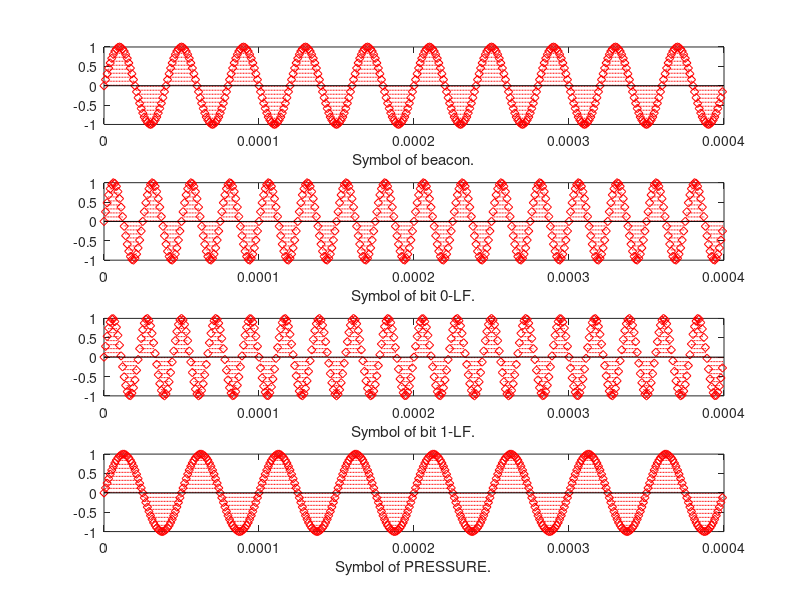
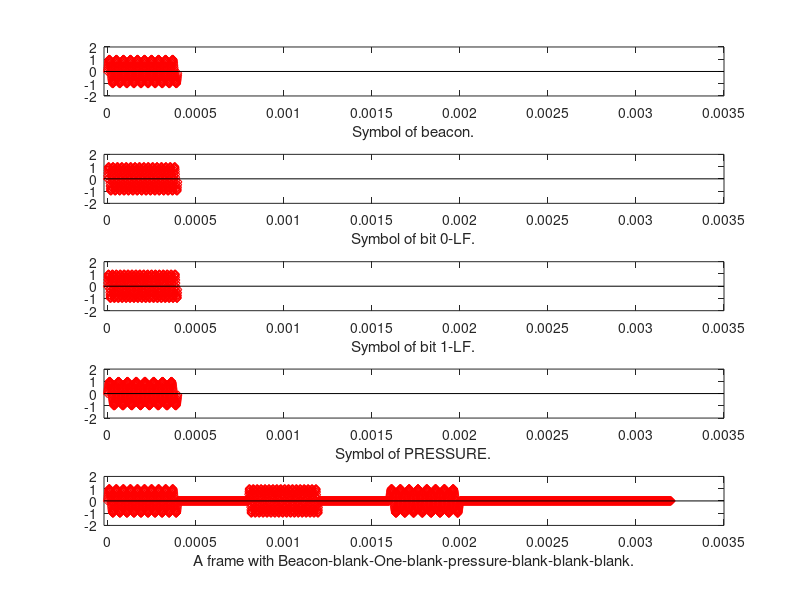

Source code (MATLAB) for these figures, in order:
%mducng/SoC/D2/G2touch
clc;
clear;
close all;
%%%%%%%%%%%%%%%%%%%%%%%%%%%%%%%%%%%%%%%%%%%%%%%%%%%%%%%%%%%%%%%%%%%%%%%%%%%
fB                  =  25000;             % Beacon LF frequency
f0                  =  40000;             % 0-Tip Digital LF 
f1                  =  45000;             % 1-Tip Digital LF 
fP                  =  20000;             % pressure LF 
Fs                  =  1000000;           % Sampling freq  
sps                 =  400;               % # samples per symbol
ns                  =  0:(sps-1);         % Samples vectors
%%%%%%%%%%%%%%%%%%%%%%%%%%%%%%%%%%%%%%%%%%%%%%%%%%%%%%%%%%%%%%%%%%%%%%%%%%%
SymbolZero          =    sin(2*pi*ns*f0/Fs);
SymbolOne           =    sin(2*pi*ns*f1/Fs);
SymbolBeacon        =    sin(2*pi*ns*fB/Fs);
SymbolPressure      =    sin(2*pi*ns*fP/Fs);
SymbolBlank         =  0*SymbolZero;
%%%%%%%%%%%%%%%%%%%%%%%%%%%%%%%%%%%%%%%%%%%%%%%%%%%%%%%%%%%%%%%%%%%%%%%%%%%
receivedSignal      = [ SymbolBeacon,...
                        SymbolBlank,...
                        SymbolOne,...
                        SymbolBlank,...
                        SymbolPressure,...
                        SymbolBlank,...
                        SymbolBlank,...
                        SymbolBlank];
tS                  = (0:length(SymbolZero)-1)*1/Fs;     %t symbol
tR                  = (0:length(receivedSignal)-1)*1/Fs; %t received frame
%%%%%%%%%%%%%%%%%%%%%%%%%%%%%%%%%%%%%%%%%%%%%%%%%%%%%%%%%%%%%%%%%%%%%%%%%%%
figure(1)
subplot(4,1,1);
stem(tS,SymbolBeacon,':diamondr')
xlabel("Symbol of beacon.");
%axis([-20*1/Fs 3500*1/Fs -2 2]);
%%%%%%%%%%%%%%%
subplot(4,1,2);
stem(tS,SymbolZero,':diamondr')
xlabel("Symbol of bit 0-LF.");
%axis([-20*1/Fs 3500*1/Fs -2 2]);
%%%%%%%%%%%%%%%
subplot(4,1,3);
stem(tS,SymbolOne,':diamondr')
xlabel("Symbol of bit 1-LF.");
%axis([-20*1/Fs 3500*1/Fs -2 2]);
%%%%%%%%%%%%%%%
subplot(4,1,4);
stem(tS,SymbolPressure,':diamondr')
xlabel("Symbol of PRESSURE.");
%axis([-20*1/Fs 3500*1/Fs -2 2]);
%%%%%%%%%%%%%%%
figure(2)
subplot(5,1,1);
stem(tS,SymbolBeacon,':diamondr')
xlabel("Symbol of beacon.");
axis([-20*1/Fs 3500*1/Fs -2 2]);
%%%%%%%%%%%%%%%
subplot(5,1,2);
stem(tS,SymbolZero,':diamondr')
xlabel("Symbol of bit 0-LF.");
axis([-20*1/Fs 3500*1/Fs -2 2]);
%%%%%%%%%%%%%%%
subplot(5,1,3);
stem(tS,SymbolOne,':diamondr')
xlabel("Symbol of bit 1-LF.");
axis([-20*1/Fs 3500*1/Fs -2 2]);
%%%%%%%%%%%%%%%
subplot(5,1,4);
stem(tS,SymbolPressure,':diamondr')
xlabel("Symbol of PRESSURE.");
axis([-20*1/Fs 3500*1/Fs -2 2]);
%%%%%%%%%%%%%%%
subplot(5,1,5);
stem(tR,receivedSignal,':diamondr')
xlabel("A frame with Beacon-blank-One-blank-pressure-blank-blank-blank.");
axis([-20*1/Fs 3500*1/Fs -2 2]);